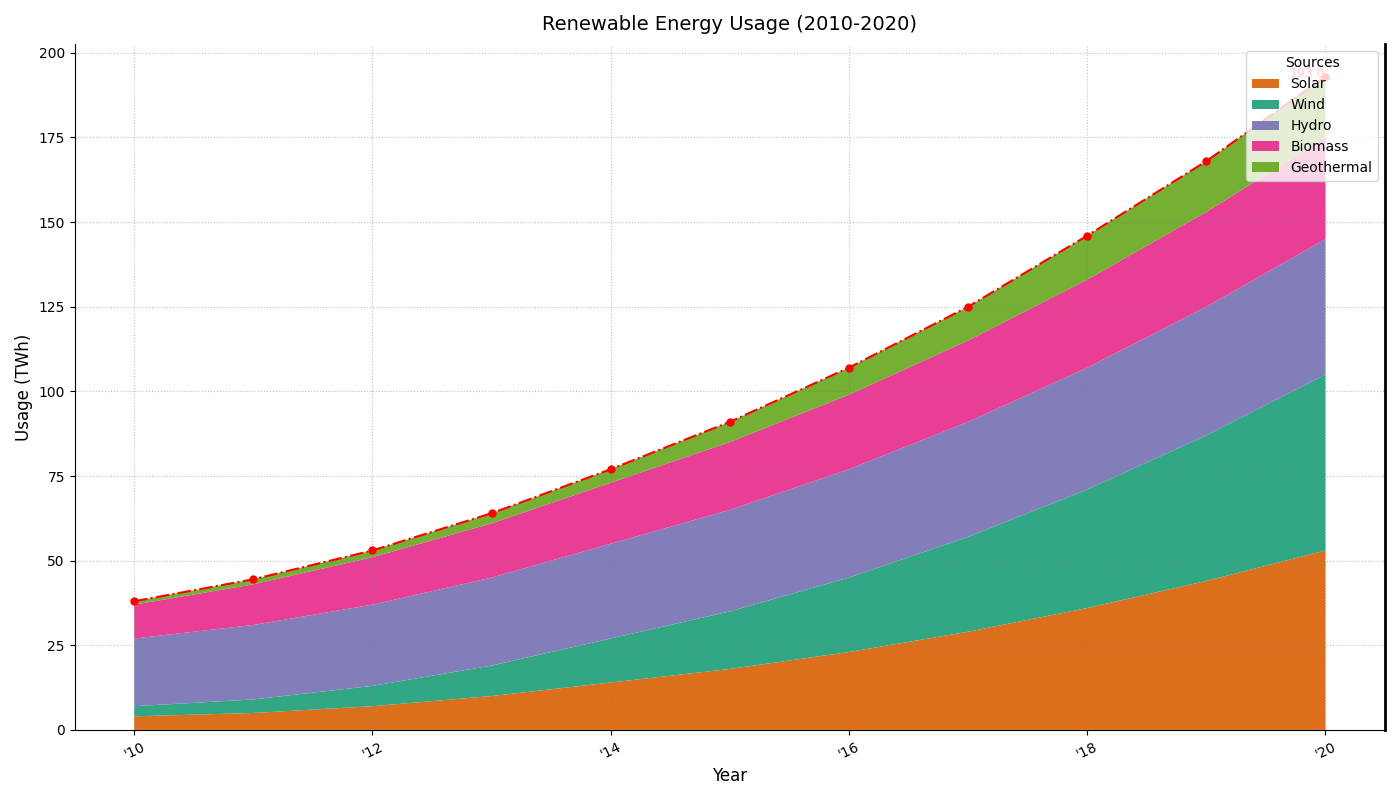

Recreate this plot in Python.
import matplotlib.pyplot as plt
import numpy as np

years = np.arange(2010, 2021)
solar_energy = [4, 5, 7, 10, 14, 18, 23, 29, 36, 44, 53]
wind_energy = [3, 4, 6, 9, 13, 17, 22, 28, 35, 43, 52]
hydro_energy = [20, 22, 24, 26, 28, 30, 32, 34, 36, 38, 40]
biomass_energy = [10, 12, 14, 16, 18, 20, 22, 24, 26, 28, 30]
geothermal_energy = [1, 1.5, 2, 3, 4, 6, 8, 10, 13, 15, 18]
energy_consumption = np.vstack([solar_energy, wind_energy, hydro_energy, biomass_energy, geothermal_energy])

fig, ax = plt.subplots(figsize=(14, 8))

ax.stackplot(years, energy_consumption, labels=[
    'Solar', 'Wind', 'Hydro', 'Biomass', 'Geothermal'
], colors=['#d95f02', '#1b9e77', '#7570b3', '#e7298a', '#66a61e'], alpha=0.9)

ax.set_title('Renewable Energy Usage (2010-2020)', fontsize=14, fontweight='normal', pad=10)
ax.set_xlabel('Year', fontsize=12)
ax.set_ylabel('Usage (TWh)', fontsize=12)

ax.legend(loc='upper right', title='Sources', fontsize=10)
ax.set_xticks(np.arange(2010, 2021, 2))
ax.set_xticklabels([f"'{str(year)[-2:]}" for year in np.arange(2010, 2021, 2)], rotation=25)

total_energy_consumption = np.sum(energy_consumption, axis=0)
ax.plot(years, total_energy_consumption, color='red', linestyle='-.', linewidth=1.5, marker='o',
        markersize=5, label='Total Usage')
ax.text(2020, total_energy_consumption[-1], f'{total_energy_consumption[-1]:.1f}', fontsize=9, color='red', ha='right')

ax.grid(True, linestyle=':', color='gray', alpha=0.5)
ax.spines['top'].set_visible(False)
ax.spines['right'].set_linewidth(2)

plt.tight_layout()
plt.show()
